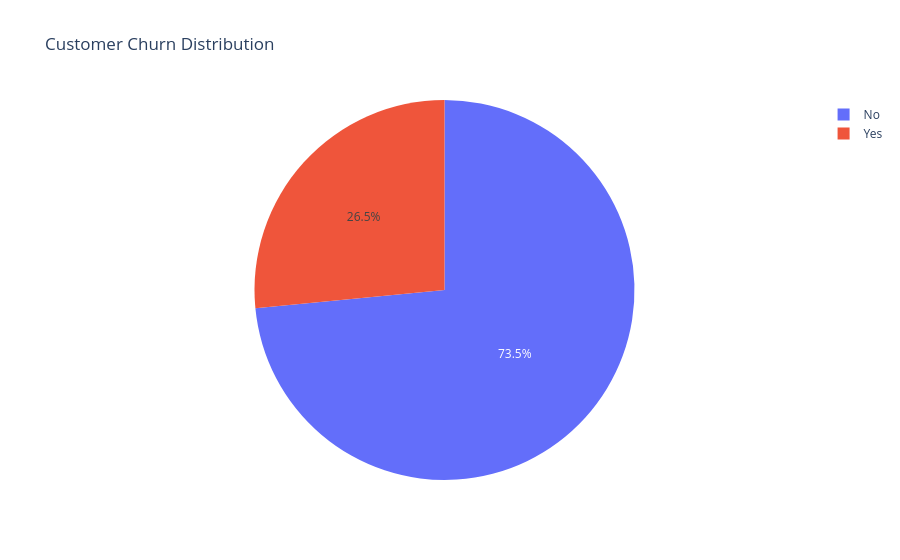

Notebook code for this chart:
### Markdown cell above
### Insight

The dominance of month-to-month contracts suggests that customers prefer flexible subscription options. However, this segment may require additional retention efforts due to higher churn risk.

----------------------------

### Customer Churn Distribution (Interactive)

### Code cell
churncount = df['Churn Label'].value_counts().reset_index()
churncount.columns = ['Churn Status','Count']
fig = px.pie(churncount, names="Churn Status", values="Count", title="Customer Churn Distribution")
fig.write_html("../visualizations/churn_distribution_interactive.html")
fig.show()

### Figure 1 — Plotly figure (JSON) as saved in the notebook; plotly's stock layout.template omitted (floating-point values rounded to 4 significant figures)
{"data": [{"domain": {"x": [0, 1], "y": [0, 1]}, "hovertemplate": "Churn Status=%{label}<br>Count=%{value}<extra></extra>", "labels": ["No", "Yes"], "legendgroup": "", "name": "", "showlegend": true, "type": "pie", "values": [5174, 1869]}], "layout": {"legend": {"tracegroupgap": 0}, "title": {"text": "Customer Churn Distribution"}}}
